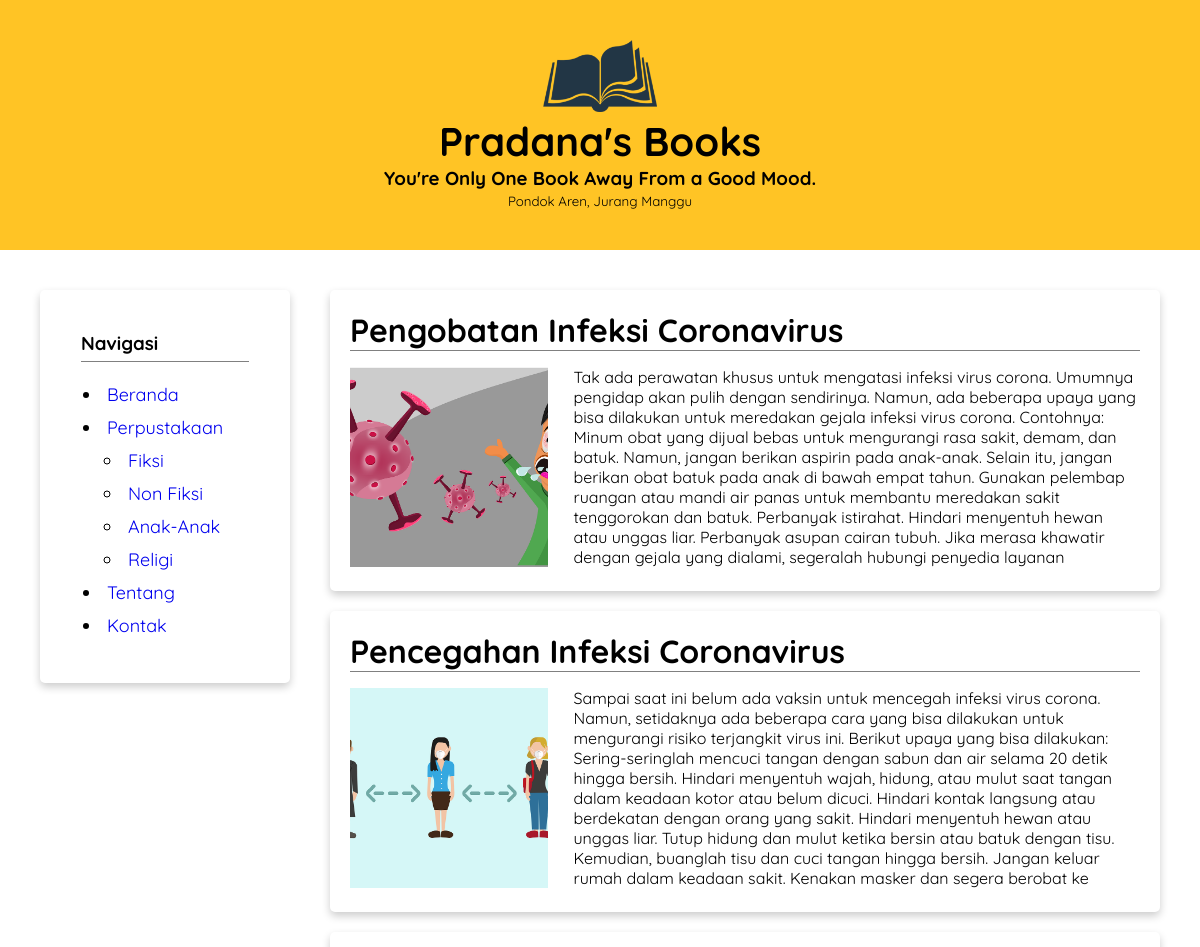
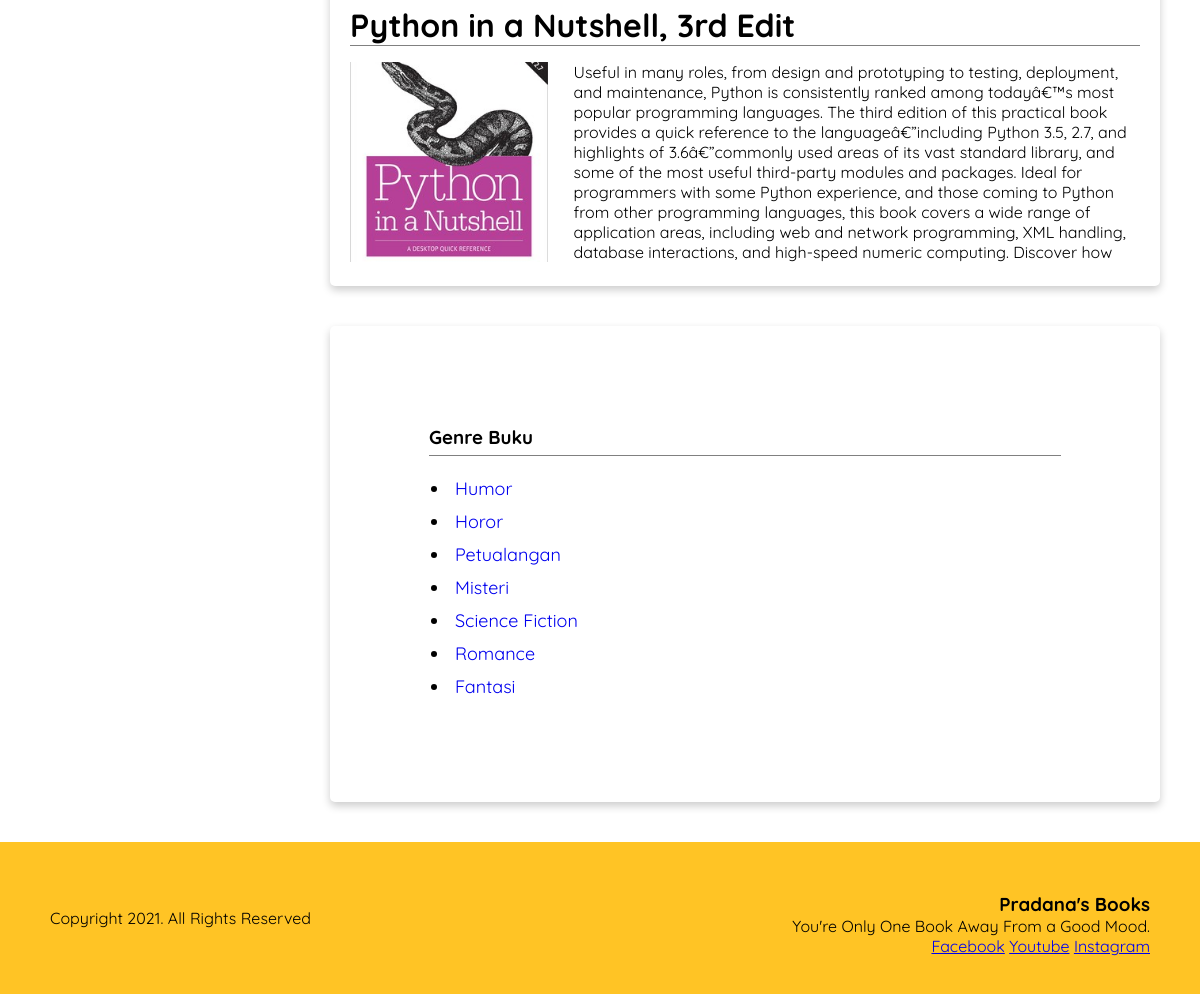
Page /index.php?jenis=kategori&id=2 on the committed database (2 pictures, top to bottom).
### tables this page shows
CREATE TABLE `setting` (
  `id` int(11) NOT NULL,
  `namaWeb` varchar(25) NOT NULL,
  `slogan` varchar(50) NOT NULL,
  `alamat` varchar(255) NOT NULL,
  `logo` varchar(255) NOT NULL,
  `copyright` varchar(50) NOT NULL,
  `facebook` varchar(50) NOT NULL,
  `youtube` varchar(50) NOT NULL,
  `instagram` varchar(50) NOT NULL,
  `email` varchar(50) NOT NULL,
  `whatsapp` varchar(50) NOT NULL,
  `telepon` varchar(50) NOT NULL,
  `tentang` text NOT NULL
);

CREATE TABLE `menu` (
  `idMenu` int(11) NOT NULL,
  `namaMenu` varchar(15) NOT NULL,
  `url` varchar(50) NOT NULL,
  `status` varchar(24) NOT NULL
);

CREATE TABLE `kategori` (
  `idKategori` int(11) NOT NULL,
  `namaKategori` varchar(20) NOT NULL,
  `status` varchar(24) NOT NULL
);

CREATE TABLE `buku` (
  `idBuku` int(11) NOT NULL,
  `tanggal` timestamp NOT NULL DEFAULT current_timestamp() ON UPDATE current_timestamp(),
  `judul` varchar(30) NOT NULL,
  `gambar` varchar(50) NOT NULL,
  `sinopsis` text NOT NULL,
  `halaman` int(11) NOT NULL,
  `tahun` year(4) NOT NULL,
  `link` varchar(50) NOT NULL,
  `idPengarang` int(11) NOT NULL,
  `idPenerbit` int(11) NOT NULL,
  `idKategori` int(11) NOT NULL,
  `idBahasa` int(11) NOT NULL,
  `idGenre` int(11) NOT NULL,
  `status` varchar(24) NOT NULL
);

CREATE TABLE `genre` (
  `idGenre` int(11) NOT NULL,
  `namaGenre` varchar(25) NOT NULL,
  `status` varchar(24) NOT NULL
);

### template/app.class.php (the view, shortened to what this page needs)
<?php
class appRevBuku  {
    var $host = 'localhost';
    var $user = 'root';
    var $pass = '';
    var $db = 'db_buku';
	var $dbc;
	public function connect(){
		$this->dbc = mysqli_connect($this->host, $this->user, $this->pass, $this->db);
		return $this->dbc;
	}
	public function ambil_setting($jenis=''){
		$qsetting='SELECT * FROM setting WHERE 1';
		$result = mysqli_query($this->dbc, $qsetting);
		$row=mysqli_fetch_assoc($result);
		switch ($jenis){
			case 'header':
				echo '
				<img height="72" src="img/'.$row['logo'].'">
				<h1>'.$row['namaWeb'].'</h1>
				<h3>'.$row['slogan'].'</h3>
				<small>'.$row['alamat'].'</small>
				';
			break;
			case 'footer':
				echo '
				<div class="footer">
					<div class="right">
						<h3>'.$row['namaWeb'].'</h3>
						<span>'.$row['slogan'].'</span>
						<ul class="sosmed-footer">
							<li><a href="'.$row['facebook'].'">Facebook</a></li>
							<li><a href="'.$row['youtube'].'">Youtube</a></li>
							<li><a href="'.$row['instagram'].'">Instagram</a></li>
						</ul>
					</div>
					<div class="left"><p>Copyright '.$row['copyright'].'. All Rights Reserved</p></div>
				</div>
				';
			break;
			case 'judul':
				echo $row['namaWeb'];
			break;
		}
	}
	public function ambil_navigasi(){
		$qmenu='SELECT * FROM menu WHERE status=\'aktif\' ORDER BY idMenu';
		$resultmenu = mysqli_query($this->dbc, $qmenu);
		echo '<h3>Navigasi</h3>';
		echo '<ul>';
		while($rowMenu=mysqli_fetch_assoc($resultmenu)){
            echo '<li><a href="'.$rowMenu['url'].'">'.$rowMenu['namaMenu'].'</a></li>';
			if($rowMenu['namaMenu']=='Perpustakaan'){
				$this->ambil_kategori();
			}
		}
		echo '</ul>';
	}
	public function ambil_genre(){
		$qgenre='SELECT * FROM genre  WHERE status=\'aktif\' ORDER BY idGenre';
		$resultgenre = mysqli_query($this->dbc, $qgenre);
		echo '<h3>Genre Buku</h3>';
		echo '<ul>';
		while($rowGenre=mysqli_fetch_assoc($resultgenre)){
            echo '<li><a href="index.php?jenis=genre&id='.$rowGenre['idGenre'].'">'.$rowGenre['namaGenre'].'</a></li>';
		}
		echo '</ul>';
	}
	public function ambil_kategori(){
		$qkategori='SELECT * FROM kategori WHERE status= \'aktif\' ORDER BY idKategori';
		$resultkategori = mysqli_query($this->dbc, $qkategori);
		echo '<ul>';
		while($rowKategori=mysqli_fetch_assoc($resultkategori)){
            echo '<li><a href="index.php?jenis=kategori&id='.$rowKategori['idKategori'].'">'.$rowKategori['namaKategori'].'</a></li>';
		}
		echo '</ul>';
	}
	public function ambil_preview($jenis, $id){
		$where = ' WHERE 1';
		switch($jenis){
			case 'kategori':
				if (! $id==0){
					$where= ' WHERE idKategori='.$id;
				}
			break;
		}
		$qpreview='SELECT * FROM buku'.$where.' AND status=\'aktif\'';
		$resultprev = mysqli_query($this->dbc, $qpreview);
		$jumlahbuku=mysqli_num_rows($resultprev);
		if ($resultprev && $jumlahbuku>0){
			while($rowPrev=mysqli_fetch_assoc($resultprev)){
				echo '
				<article class="card">
						<a class="link-judul" href="sinopsis.php?idbuku='.$rowPrev['idBuku'].'"><h2 class="judul-prev">'.$rowPrev['judul'].'</h2></a>
						<div class="box-prev">
						<a href="sinopsis.php?idbuku='.$rowPrev['idBuku'].'"><img src="gambar/'.$rowPrev['gambar'].'" /></a>
						<div class="text-prev">'.$rowPrev['sinopsis'].'</div>
						</div>
				</article>
				';
			}
		}else{
			echo '
				<article class="card">
					<h2 class="judul-prev">Tidak ditemukan buku dengan kategori/ genre tersebut!</h2>
				</article>
				';
		}
	}
}
?>

### asset/style.css (style rules this page uses)
header > h3, header > small, .right h3 { margin: 0!important; padding:0!important; }
ul { margin-left: 16px; padding-left: 5px; }
nav h3 { border-bottom: 1px solid gray; margin-bottom: 10px; padding-bottom: 6px; }
ul.sosmed-footer li { display: inline-block; }
ul.sosmed-footer { margin:0; }
a.link-judul { text-decoration: none; color: black; }
body { margin: 0; padding: 0; font-family: "Quicksand", sans-serif; }
header h1 { margin: 0px; font-size: 40px; font-weight: 8000; }
.box-prev, .box-sinopsis { overflow: auto; }
.box-prev img { width:25%; height: 200px; object-fit: cover; }
h2.judul-sinopsis, h2.judul-halaman, h2.judul-prev { font-size:2em; margin:0px; margin-bottom:16px; border-bottom: 1px solid gray; }
.text-prev { margin:0px; width:75%; float: right; height: 200px; padding-left:26px; overflow:hidden; display:inline-block; text-overflow: ellipsis; }
nav a { float: none; text-decoration: none; font-size: 18px; display: inline-block; }
nav li { font-size: 18px; padding: 5px; }
.left { text-align:left; width:50%; }
.right { text-align:right; width:50%; float: right; }
.footer { background-color: #ffc425; padding: 50px; }
.card { box-shadow: 0 4px 8px 0 rgba(0, 0, 0, 0.2); border-radius: 5px; padding: 20px; margin: 20px; overflow: auto; }
* { box-sizing: border-box; }

### rows in the picture
setting: logo (picture), namaWeb "Pradana's Books", slogan "You're Only One Book Away From a Good Mood.", alamat "Pondok Aren, Jurang Manggu", copyright "2021"
menu: namaMenu "Beranda"
menu: namaMenu "Perpustakaan"
kategori: namaKategori "Fiksi"
kategori: namaKategori "Non Fiksi"
kategori: namaKategori "Anak-Anak"
kategori: namaKategori "Religi"
menu: namaMenu "Tentang"
menu: namaMenu "Kontak"
buku: judul "Pengobatan Infeksi Coronavirus", gambar (picture), sinopsis "Tak ada perawatan khusus untuk mengatasi infeksi virus corona. Umumnya pengidap akan pulih dengan sendirinya. Namun, ada beberapa upaya yang bisa dilakukan untuk meredakan gejala infeksi virus corona. Contohnya: Minum obat yang dijual bebas untuk mengurangi rasa sakit, demam, dan batuk. Namun, jangan berikan aspirin pada anak-anak. Selain itu, jangan berikan obat batuk pada anak di bawah empat tahun. Gunakan pelembap ruangan atau mandi air panas untuk membantu meredakan sakit tenggorokan dan batuk. Perbanyak istirahat. Hindari menyentuh hewan atau unggas liar. Perbanyak asupan cairan tubuh. Jika merasa khawatir dengan gejala yang dialami, segeralah hubungi penyedia layanan…"
buku: judul "Pencegahan Infeksi Coronavirus", gambar (picture), sinopsis "Sampai saat ini belum ada vaksin untuk mencegah infeksi virus corona. Namun, setidaknya ada beberapa cara yang bisa dilakukan untuk mengurangi risiko terjangkit virus ini. Berikut upaya yang bisa dilakukan: Sering-seringlah mencuci tangan dengan sabun dan air selama 20 detik hingga bersih. Hindari menyentuh wajah, hidung, atau mulut saat tangan dalam keadaan kotor atau belum dicuci. Hindari kontak langsung atau berdekatan dengan orang yang sakit. Hindari menyentuh hewan atau unggas liar. Tutup hidung dan mulut ketika bersin atau batuk dengan tisu. Kemudian, buanglah tisu dan cuci tangan hingga bersih. Jangan keluar rumah dalam keadaan sakit. Kenakan masker dan segera berobat ke…"
buku: judul "Python in a Nutshell, 3rd Edit", gambar (picture), sinopsis "Useful in many roles, from design and prototyping to testing, deployment, and maintenance, Python is consistently ranked among todayâ€™s most popular programming languages. The third edition of this practical book provides a quick reference to the languageâ€”including Python 3.5, 2.7, and highlights of 3.6â€”commonly used areas of its vast standard library, and some of the most useful third-party modules and packages. Ideal for programmers with some Python experience, and those coming to Python from other programming languages, this book covers a wide range of application areas, including web and network programming, XML handling, database interactions, and high-speed numeric computing.…"
genre: namaGenre "Humor"
genre: namaGenre "Horor"
genre: namaGenre "Petualangan"
genre: namaGenre "Misteri"
genre: namaGenre "Science Fiction"
genre: namaGenre "Romance"
genre: namaGenre "Fantasi"
